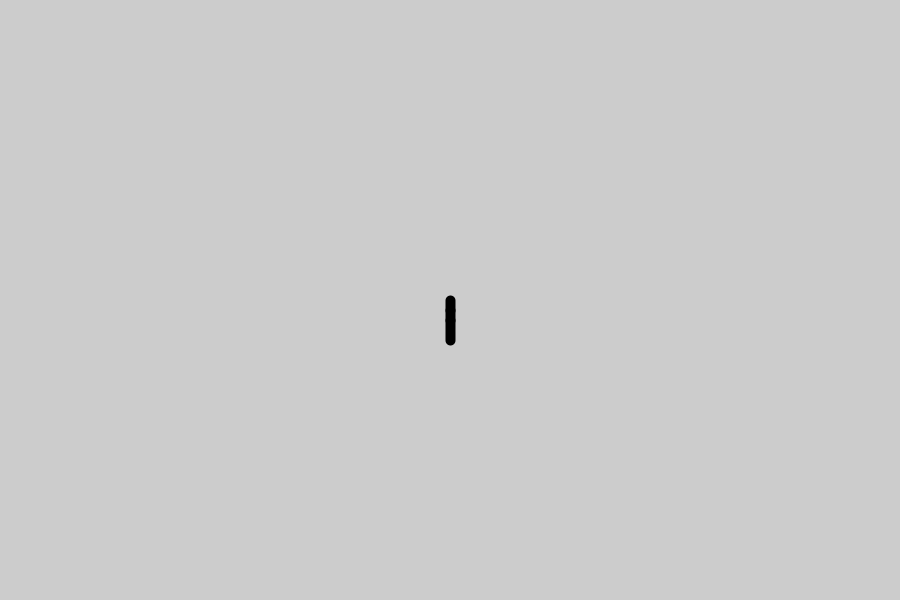
Frame 1 (no input)
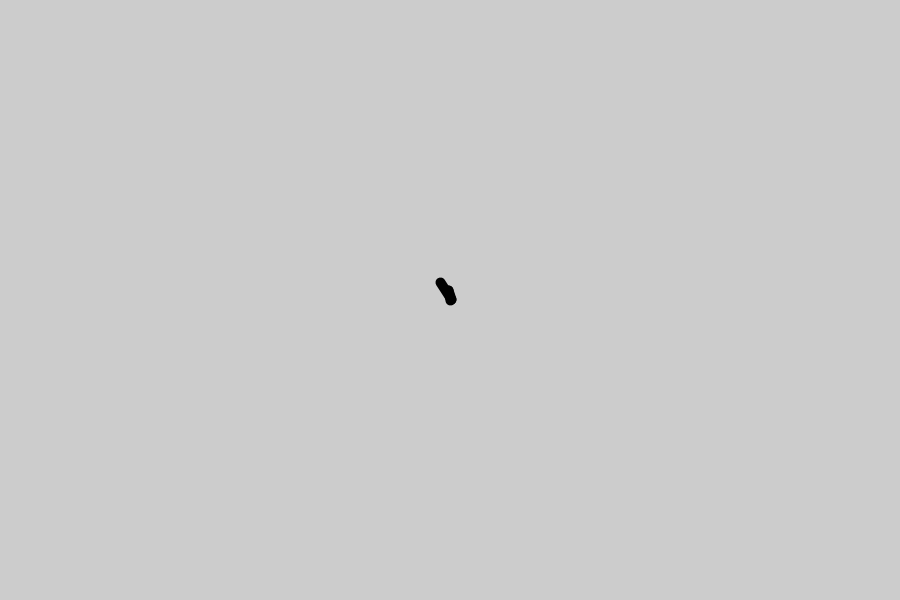
Frame 60 (the mouse pressed at the canvas centre just before this capture)
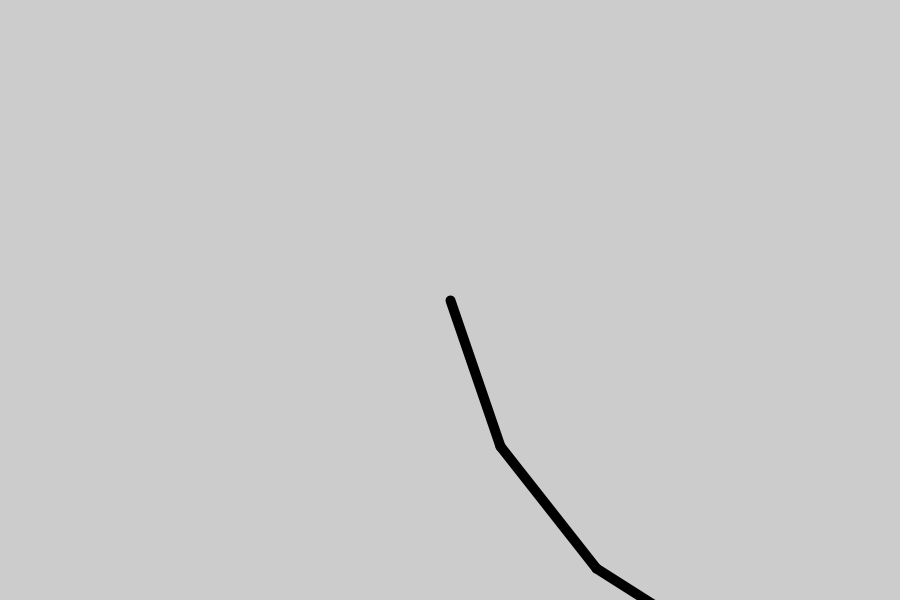
Frame 120 (the mouse held since frame 60 and released just before this capture)

The Processing sketch that drew these frames (run headless with seeded random() and noise(); from frame 60 on, the mouse is pressed at the canvas centre):

// Processing sketch: ART331_36_BasicPatterns03
// ── ART331_36_BasicPatterns03.pde
float angle = 0.0;
float speed = 0.05;

float thirdLine = 20.0;


void setup() {
  size(900, 600);
  fill(0);
  strokeWeight(10);
}

void draw() {
  float l0 = map(mouseX, 0, width, 10, 300);
  float l1 = map(mouseY, 0, height, 10, 300);
  
  background(204);
  
  translate(width/2, height/2);
  rotate(angle);
  line(0, 0, 0, l0);
  
  translate(0, l0);
  rotate(angle);
  line(0, 0, 0, l1);
  
  
  translate(0, l1);
  rotate(angle);
  line(0, 0, 0, thirdLine);
  
  angle += speed;
}

void mousePressed() {
  thirdLine = 75;
}

void mouseReleased() {
  thirdLine = 20;
}
